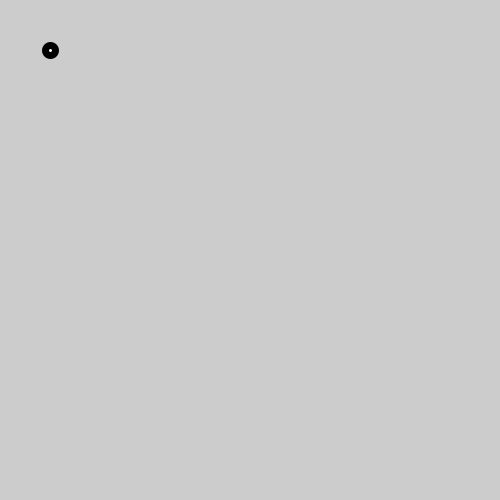
Frame 1 (no input)
Frame 60 (the mouse pressed at the canvas centre just before this capture): identical to frame 1, image omitted
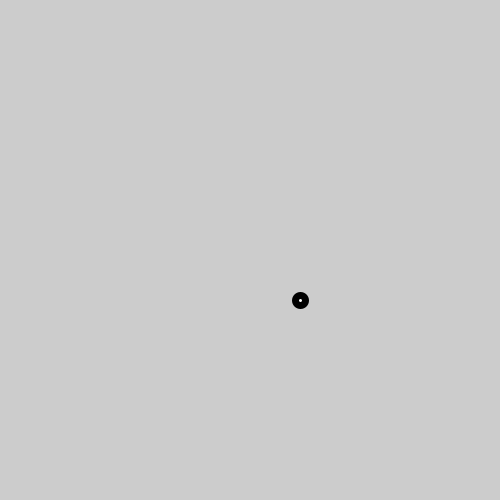
Frame 120 (the mouse held since frame 60 and released just before this capture)

The Processing sketch that drew these frames (run headless with seeded random() and noise(); from frame 60 on, the mouse is pressed at the canvas centre):

// Processing sketch: Exercise_23_1
// ── Exercise_23_1.pde
//1. Control the position of a shape with the mouse. Strive to create a more interesting
//relation than one directly mimicking the position of the cursor.

void setup() {
size(500, 500);
strokeWeight(7);
smooth();
noCursor();
}
void draw() {
background(204);
ellipse(mouseX+50, mouseY+50, 10, 10);
}
